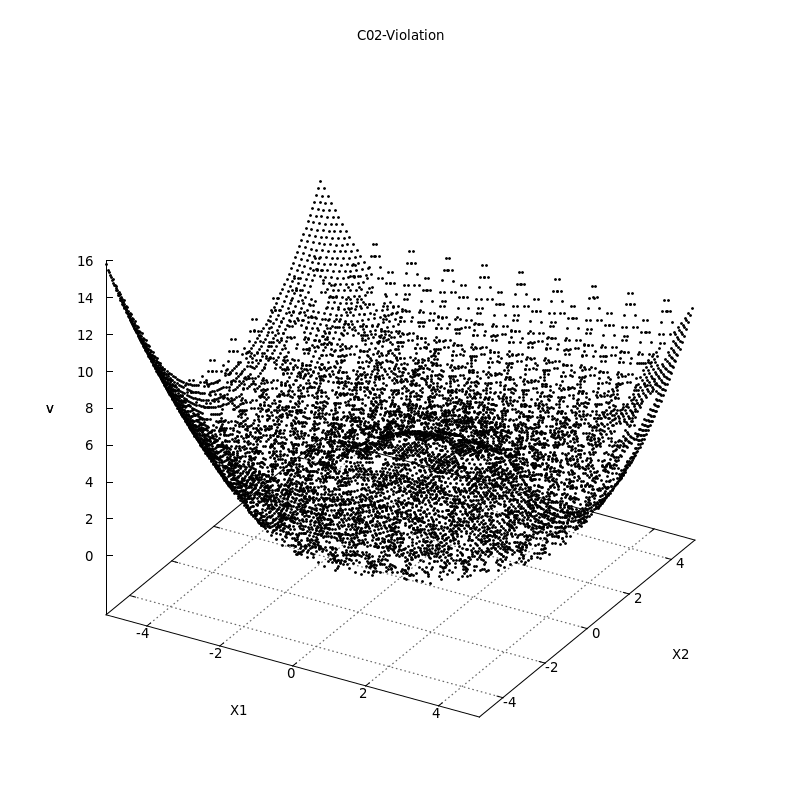

Write gnuplot code to recreate this figure.
set terminal pngcairo size 800,800 enhanced font 'Verdana,10'
set output "Violation.png"
set title "C02-Violation"
#
set yrange [-5.12:5.12]
set xrange [-5.12:5.12]
set xlabel "X1"
set ylabel "X2"
set zlabel "v"
set grid ytics lt 0 lw 2 lc rgb "#666666"
set grid xtics lt 0 lw 2 lc rgb "#666666"
#
set ticslevel 0.2
#
splot "data/Violation.dat" using 1:2:3 title '' pt 7 ps 0.3 lt 0, \
